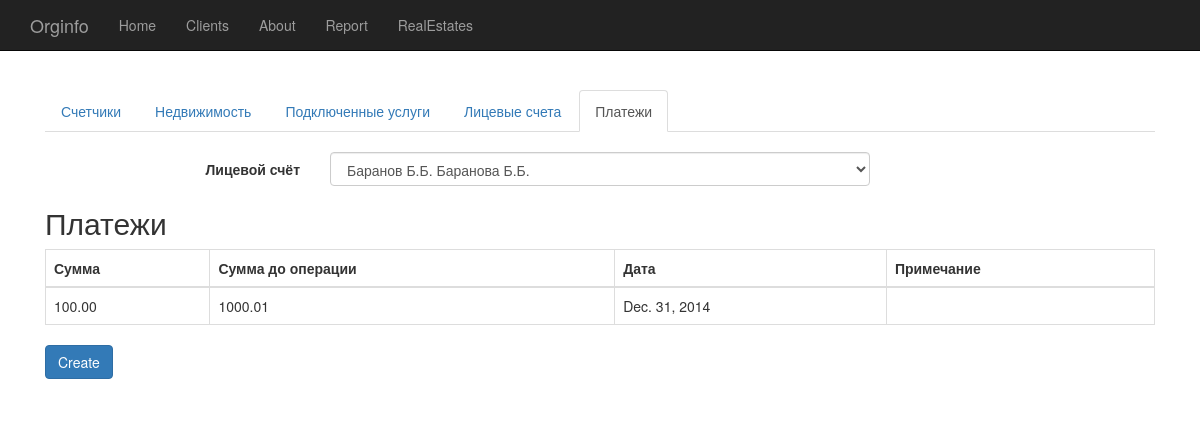
Page /real_estates/3/payments/ (signed in) on the committed database.
### accounting/models.py (models this page shows)
class Payment(models.Model):
    amount = models.DecimalField(max_digits=8, decimal_places=2)
    balance_before_payment = models.DecimalField(max_digits=8, decimal_places=2)
    account = models.ForeignKey(Account)
    date = models.DateField()
    comment = models.TextField(null=True, blank=True, default = None)

### accounting/views.py (the view)
# urls.py: url(r'^real_estates/(?P<real_estate_id>\d+)/payments/$', views.Payments.as_view(), name='payments'),
class Payments(ListView):
    model = Payment
    template_name = 'accounting/payments.html'
    context_object_name = 'payments'
    def dispatch(self, *args, **kwargs):
        user_org = get_object_or_404(UserOrganization, user=self.request.user.id)
        if not user_org.organization:
            raise Http404
        real_estate = get_object_or_404(RealEstate, id=self.kwargs['real_estate_id'], organization=user_org.organization)
        real_estate_accounts = real_estate.account_set.all()
        account_choices = []
        last_account_id = None
        for account in real_estate_accounts:
            account_choices.append((account.id, account.owners),)
            last_account_id = account.id
        account_id = None
        form = WhatAccountForm(account_choices, self.request.GET) #TODO: if empty choices
        if form.is_valid():
            account_id = last_account_id
            if form.cleaned_data['name'] is not '':
                account_id = form.cleaned_data['name']
        else:
            raise Http404
        self.account_id = account_id
        self.form = WhatAccountForm(account_choices, {'name': account_id}) #TODO: account_id instead of GET
        return super(Payments, self).dispatch(*args, **kwargs)
    def get_queryset(self):
        if self.account_id:
            payments = Payment.objects.filter(account_id=self.account_id)
        else:
            payments = Payment.objects.none()
        return payments
    def get_context_data(self, **kwargs):
        context = super(Payments, self).get_context_data(**kwargs)
        context['real_estate_id'] = self.kwargs['real_estate_id']
        context['account_id'] = self.account_id
        context['form'] = self.form
        return context

### accounting/forms.py
class WhatAccountForm(forms.Form):
    name = forms.ChoiceField(choices=(), required=False, widget=forms.Select(attrs={"onChange":'document.getElementsByTagName("form")[0].submit();'}))
    def __init__(self, name_choices, *args, **kwargs):
        super(WhatAccountForm, self).__init__(*args, **kwargs)
        self.fields['name'].choices = name_choices
        self.fields['name'].label = "Лицевой счёт"
        self.helper = FormHelper()
        self.helper.form_method = 'get'
        self.helper.form_class = 'form-horizontal'
        self.helper.label_class = 'col-sm-3'
        self.helper.field_class = 'col-sm-6'
        self.helper.layout = Layout(
            'name',
        )

### accounting/templates/accounting/payments.html
{% extends "accounting/real-estate-menu-item.html" %}
{% block real_estate_tab_content %}
{% if account_id %}
{% load crispy_forms_tags %}
{% crispy form %}
{% if payments %}
    <h2>Платежи</h2>
    <table class="table table-bordered">
        <thead>
            <tr>
                <th>Сумма</th>
                <th>Сумма до операции</th>
                <th>Дата</th>
                <th>Примечание</th>
            </tr>
        </thead>
        <tbody>
        {% for payment in payments %}
            <tr>
                <td>{{ payment.amount }}</td>
                <td>{{ payment.balance_before_payment }}</td>
                <td>{{ payment.date }}</td>
                <td>{{ payment.comment|default:"" }}</td>
            </tr>
        {% endfor %}
        </tbody>
    </table>
{% else %}
    <p>Ни один платеж не поступил на лицевой счёт.</p>
{% endif %}
<a class="btn btn-primary btn-default" role="button" href="{% url "accounting:create_payment" real_estate_id account_id %}">Create</a>
{% else %}
<p>Ни один лицевой счёт ни связан с недвижимостью.</p>
{% endif %}
{% endblock %}

### orginfo/templates/starter-template.html (style rules this page uses)
body { padding-top: 50px; }

### rows in the picture
Payment: amount "100.00", balance_before_payment "1000.01", date "Dec. 31, 2014"
